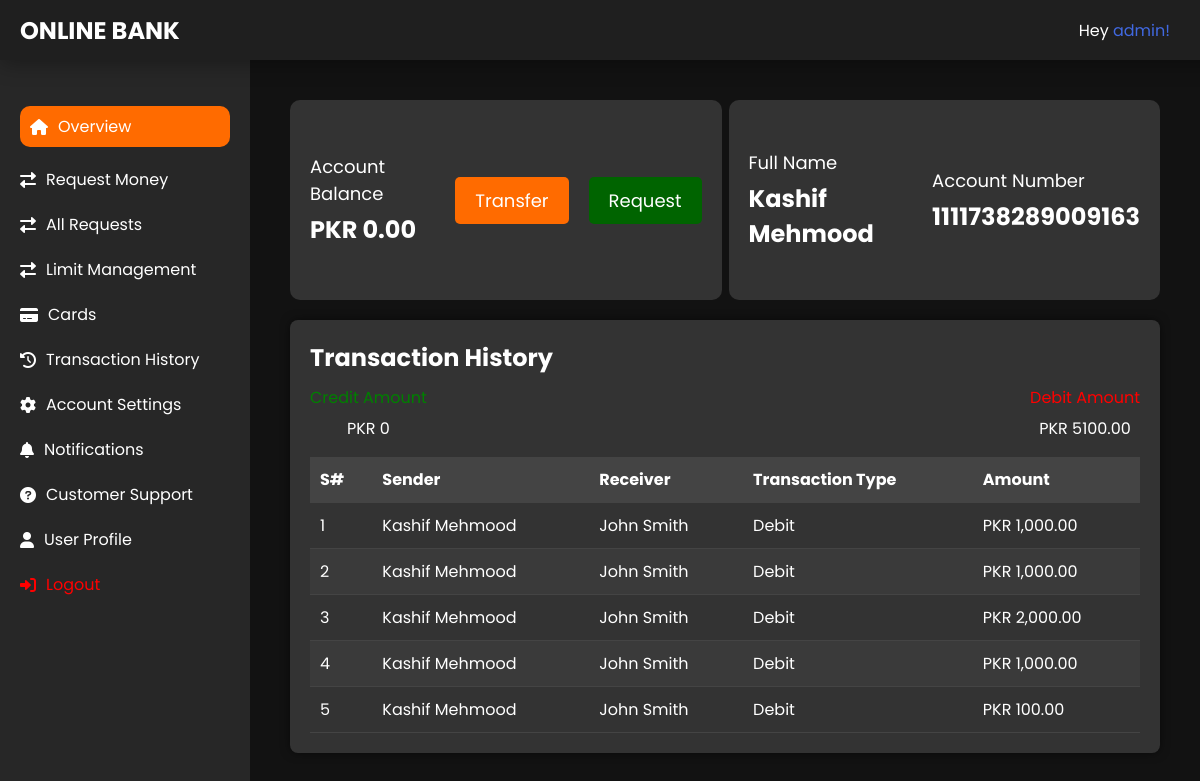
The app's page / (signed in) with its own data.
### bankaccount/models.py (models this page shows, shortened)
class BankAccount(models.Model):
    user = models.ForeignKey(User, on_delete=models.DO_NOTHING)
    full_name = models.CharField(max_length=100)
    address = models.CharField(max_length=200)
    phone_number = models.CharField(max_length=16)
    profession = models.CharField(max_length=20)
    account_number = models.CharField(max_length=16)
    account_type = models.CharField(max_length=50, choices=ACCOUNT_CHOICES)
    balance = models.DecimalField(default=0, max_digits=10, decimal_places=2)
    date_created = models.DateTimeField(auto_now=True)
    date_updated = models.DateTimeField(null=True, blank=True)
    daily_limit = models.IntegerField(default=25000)
    daily_remaining_limit = models.IntegerField(default=25000)
    max_daily_limit = models.IntegerField(default=50000)
    monthly_limit = models.IntegerField(default=500000)
    monthly_remaining_limit = models.IntegerField(default=500000)
    max_monthly_limit = models.IntegerField(default=750000)
    yearly_limit = models.IntegerField(default=1000000)
    yearly_remaining_limit = models.IntegerField(default=1000000)
    max_yearly_limit = models.IntegerField(default=1250000)
    is_active = models.BooleanField(default=False)
    is_approved = models.BooleanField(default=False)
    otp = models.CharField(max_length=6, null=True, blank=True)
    otp_expiry = models.DateTimeField(null=True, blank=True)
    otp_attempts = models.PositiveIntegerField(default=0)

### transaction/models.py (models this page shows, shortened)
class Transaction(models.Model):
    from_acc = models.ForeignKey('bankaccount.BankAccount', on_delete=models.DO_NOTHING, related_name='transactions_from')
    to_acc = models.ForeignKey('bankaccount.BankAccount', on_delete=models.DO_NOTHING, related_name='transactions_to')
    amount = models.DecimalField(max_digits=10, decimal_places=2)
    trx_type = models.CharField(max_length=10, choices=TRX_CHOICES)
    trx_id = models.CharField(max_length=10)
    timestamp = models.DateTimeField(auto_now=True)
    is_otp_verified = models.BooleanField(default=False)
    initiate_trx = models.BooleanField(default=True)

### core/views.py (the view)
# urls.py: path('', views.dashboard, name='dashboard'),
@login_required
def dashboard(request):
    context = {}
    user = request.user
    context['bank_account_created'] = True
    if user.bankaccount_set.exists():
        bank_account = BankAccount.objects.select_related('user').get(user=user)
        if bank_account.is_approved and bank_account.is_active:
            trx_history = cache.get(f'{user.id}_trx_history')
            if trx_history is None:
                trx_history = Transaction.objects.all()
                cache.set(f'{user.id}_trx_history', trx_history, 60*5)  # Cache for 5 minutes
            context['bank_account'] = bank_account
            context['trx_qs'] = trx_history
            if bank_account.cards.filter(is_applied=True).exists():
                context['is_applied'] = True
            credit_total = cache.get(f'{user.id}_credit_total')
            debit_total = cache.get(f'{user.id}_debit_total')
            if credit_total is None or debit_total is None:
                credit_total, debit_total = get_transactions_total(user)
                cache.set(f'{user.id}_credit_total', credit_total, 60*5)
                cache.set(f'{user.id}_debit_total', debit_total, 60*5)
            context['credit_total'] = credit_total
            context['debit_total'] = debit_total
            return render(request, 'dashboard.html', context)
        else:
            return redirect('bankaccount:approve_bank_account', bank_account.account_number)
    else:
        return redirect('bankaccount:open_bank_account')

### transaction/utils.py (called while the page is built)
def get_transactions_total(user):
    try:
        bank_account = BankAccount.objects.get(user=user)
        transactions = Transaction.objects.filter(Q(from_acc=bank_account) | Q(to_acc=bank_account))
        credit_total = 0
        debit_total = 0
        for trx in transactions:
            if trx.from_acc == bank_account:
                debit_total += trx.amount
            elif trx.to_acc == bank_account:
                credit_total += trx.amount
        return credit_total, debit_total
    except BankAccount.DoesNotExist:
        return 0, 0
    except Exception as e:
        print(f"An error occurred: {str(e)}")
        return 0, 0

### templates/dashboard.html (shortened to what this page needs)
{% extends 'base.html' %}
{% load static %}
{% load humanize %}
{% block home_active %}
class="active-link"
{% endblock home_active %}
{% block content %}
    <div class="dashboard-container">
        <div class="balance-transfer-container">
            <div class="sub-container">
                <div class="account-balance">
                    <div class="balance-title">Account Balance</div>
                    <div class="balance-amount">PKR {{ bank_account.balance | intcomma }}</div>
                </div>
                <div class="btn-tabs">
                    <a class="transfer-button" href="{% url 'transaction:make_payment' bank_account.account_number %}">Transfer</a>
                    <a class="transfer-button request-btn" href="{% url 'transaction:request_money' %}">Request</a>
                </div>
            </div>
            <div class="sub-container">
                <div>
                    <div class="balance-title">Full Name</div>
                    <div class="balance-amount">{{ bank_account.full_name }}</div>
                </div>
                <div>
                    <div class="balance-title">Account Number</div>
                    <div class="balance-amount">{{ bank_account.account_number }}</div>
                </div>
            </div>
        </div>
        <div class="transaction-history">
            <h2>Transaction History</h2>
            <div class="transaction-total">
                <section>
                    <p class="credit">Credit Amount</p>
                    <p>PKR {{ credit_total }}</p>
                </section>
                <section>
                    <p class="debit">Debit Amount</p>
                    <p>PKR {{ debit_total }}</p>
                </section>
            </div>
            <table>
                <thead>
                    <tr>
                        <th>S#</th>
                        <th>Sender</th>
                        <th>Receiver</th>
                        <th>Transaction Type</th>
                        <th>Amount</th>
                    </tr>
                </thead>
                <tbody>
                    {% for item in trx_qs %}
                    {% if item.from_acc == bank_account or item.to_acc == bank_account %}
                    <tr>
                        <td>{{ forloop.counter }}</td>
                        <td>{{ item.from_acc.full_name }}</td>
                        <td>{{ item.to_acc.full_name }}</td>
                        {% if item.to_acc == bank_account %}
                        <td>Credit</td>
                        {% else %}
                        <td>{{ item.trx_type }}</td> {% endif %}
                        <td>PKR {{ item.amount | intcomma }}</td>
                    </tr>
                    {% endif %}
                    {% empty %}
                    <tr>
                        <td style="text-align: center;" colspan="6">No Transaction Recorded</td>
                    </tr>
                    {% endfor %}
                </tbody>
            </table>
        </div>
    </div>
{% endblock %}

### templates/base.html (shortened to what this page needs)
{% load static %}
<!DOCTYPE html>
<html lang="en">
<head>
    <link rel="stylesheet" href="{% static 'css/home.css' %}">
    <link rel="stylesheet" href="https://cdnjs.cloudflare.com/ajax/libs/font-awesome/6.0.0-beta3/css/all.min.css">
</head>
<body>
    <div class="navbar">
        <h2><a style="color: white;" href="{% url 'core:dashboard' %}">ONLINE BANK</a></h2>
        <div>
            <p>Hey <a href="" style="color: royalblue;">{{ request.user.username }}!</a></p>
        </div>
    </div>
    <div class="container">
        {% if request.user.is_authenticated %}
            {% if bank_account_created %}
            <nav class="sidebar">
                <ul class="sidebar-links">
                    <li {% block home_active %}{% endblock %}><a href="{% url 'core:dashboard' %}"><i class="fas fa-home"></i> Overview</a></li>
                    <li {% block requestMoney_active %}{% endblock %}><a href="{% url 'transaction:request_money' %}"><i class="fas fa-exchange-alt"></i> Request Money</a></li>
                    <li {% block requests_active %}{% endblock %}><a href="{% url 'transaction:all_requests' bank_account.account_number %}"><i class="fas fa-exchange-alt"></i> All Requests</a></li>
                    <li {% block limit_manage_active %}{% endblock %}><a href="{% url 'transaction:limit_management' bank_account.account_number %}"><i class="fas fa-exchange-alt"></i> Limit Management</a></li>
                    <li {% block card_active %}{% endblock %}><a href="{% url 'transaction:manage_card' bank_account.account_number %}"><i class="fas fa-credit-card"></i> Cards</a></li>
                    <li {% block trx_history_active %}{% endblock %}><a href="{% url 'transaction:transaction_history' bank_account.account_number %}"><i class="fas fa-history"></i> Transaction History</a></li>
                    <li {% block acc_setting_active %}{% endblock %}><a href="#"><i class="fas fa-cog"></i> Account Settings</a></li>
                    <li {% block noti_active %}{% endblock %}><a href="{% url 'core:notifications' bank_account.account_number %}"><i class="fas fa-bell"></i> Notifications</a></li>
                    <li {% block support_active %}{% endblock %}><a href="{% url 'core:all_issues' %}"><i class="fas fa-question-circle"></i> Customer Support</a></li>
                    <li {% block user_profile_active %}{% endblock %}><a href="{% url 'bankaccount:user_profile' request.user %}"><i class="fas fa-user"></i>User Profile</a></li>
                    {% if request.user.is_authenticated %}
                    <li><a style="color: red;" href="{% url 'account_logout' %}"><i class="fas fa-sign-in-alt" ></i> Logout</a></li>
                    {% else %}
                    <li><a href="{% url 'account_signup' %}"><i class="fas fa-sign-in-alt"></i> Login/Signup</a></li>
                    {% endif %}
                </ul>
            </nav>
            {% endif %}
        {% endif %}
        <main class="content">
            {% block content %}
            {% endblock content %}
        </main>
    </div>
</body>
</html>

### static/css/home.css (style rules this page uses)
* { font-family: poppins; }
a { text-decoration: none; text-align: center; }
body { margin: 0; font-family: poppins, sans-serif; background-color: #121212; color: #ffffff; }
.navbar { display: flex; justify-content: space-between; align-items: center; padding: 0 20px; background-color: #1f1f1f; box-shadow: 2px 2px 20px 2px rgba(0, 0, 0, 0.304) !important; height: 60px; position: fixed; top: 0; width: 100%; z-index: 3; }
.navbar > div { margin-right: 50px; display: flex; flex-direction: row-reverse; justify-content: end; }
.container { display: flex; height: 100vh; margin-top: 60px; }
.sidebar { width: 250px; background-color: #272727; padding-top: 20px; position: fixed; transition: transform 0.3s ease; height: calc(100% - 60px); z-index: 2; }
.sidebar-links { list-style-type: none; padding: 0; }
.sidebar-links li { padding: 10px 20px; }
.sidebar-links li a { color: #ffffff; text-decoration: none; display: flex; align-items: center; }
.sidebar-links li a i { margin-right: 10px; }
.content { margin-left: 250px; padding: 20px; flex: 1; transition: margin-left 0.3s ease; }
.dashboard-container { max-width: 100%; margin: auto; padding: 20px; }
.balance-transfer-container { display: flex; justify-content: space-between; align-items: center; border-radius: 8px; margin-bottom: 20px; width: 100%; }
.sub-container { width: 45%; background-color: #333333; padding: 20px; height: 20vh; border-radius: 10px; display: flex; align-items: center; justify-content: space-between; }
.sub-container > .btn-tabs { display: flex; align-items: center; justify-content: space-around; }
.sub-container > .btn-tabs > a:first-child { margin-right: 20px; }
.request-btn { background-color: darkgreen !important; }
.account-balance { display: flex; flex-direction: column; }
.balance-title { font-size: 18px; margin-bottom: 5px; }
.transaction-total { display: flex; align-items: center; justify-content: space-between; }
.transaction-total > section { display: flex; align-items: center; flex-direction: column; justify-content: start; }
.transaction-total > section > p { margin-top: -10px; }
.credit { color: green; }
.debit { color: rgb(255, 0, 0); }
.active-link > a { background-color: #FF6B00; padding: 8px 10px; border-radius: 10px; }
.balance-amount { font-size: 24px; font-weight: bold; }
.transfer-button { background-color: #FF6B00; border: none; border-radius: 5px; padding: 10px 20px; color: white; font-size: 18px; cursor: pointer; display: flex; align-items: center; }
.transaction-history { background-color: #333333; padding: 20px; border-radius: 8px; box-shadow: 0 0 10px rgba(0, 0, 0, 0.5); }
.transaction-history h2 { margin-top: 0; margin-bottom: 20px; }
.transaction-history table { width: 100%; border-collapse: collapse; }
.transaction-history th, .transaction-history td { padding: 10px; text-align: left; border-bottom: 1px solid #444444; }
.transaction-history th { background-color: #444444; }
.transaction-history tbody tr:nth-child(even) { background-color: #3a3a3a; }
.table .success > th, td { max-width: 50%; padding: 10px; text-align: left; border: none; }

### records on screen
BankAccount: balance "0.00", full_name "Kashif Mehmood", account_number "1111738289009163"
Transaction: from_acc.full_name "Kashif Mehmood", to_acc.full_name "John Smith", trx_type "Debit", amount "1,000.00"
Transaction: from_acc.full_name "Kashif Mehmood", to_acc.full_name "John Smith", trx_type "Debit", amount "1,000.00"
Transaction: from_acc.full_name "Kashif Mehmood", to_acc.full_name "John Smith", trx_type "Debit", amount "2,000.00"
Transaction: from_acc.full_name "Kashif Mehmood", to_acc.full_name "John Smith", trx_type "Debit", amount "1,000.00"
Transaction: from_acc.full_name "Kashif Mehmood", to_acc.full_name "John Smith", trx_type "Debit", amount "100.00"

### other values on screen
{{ request.user.username }} "admin"
{{ credit_total }} "0"
{{ debit_total }} "5100.00"
